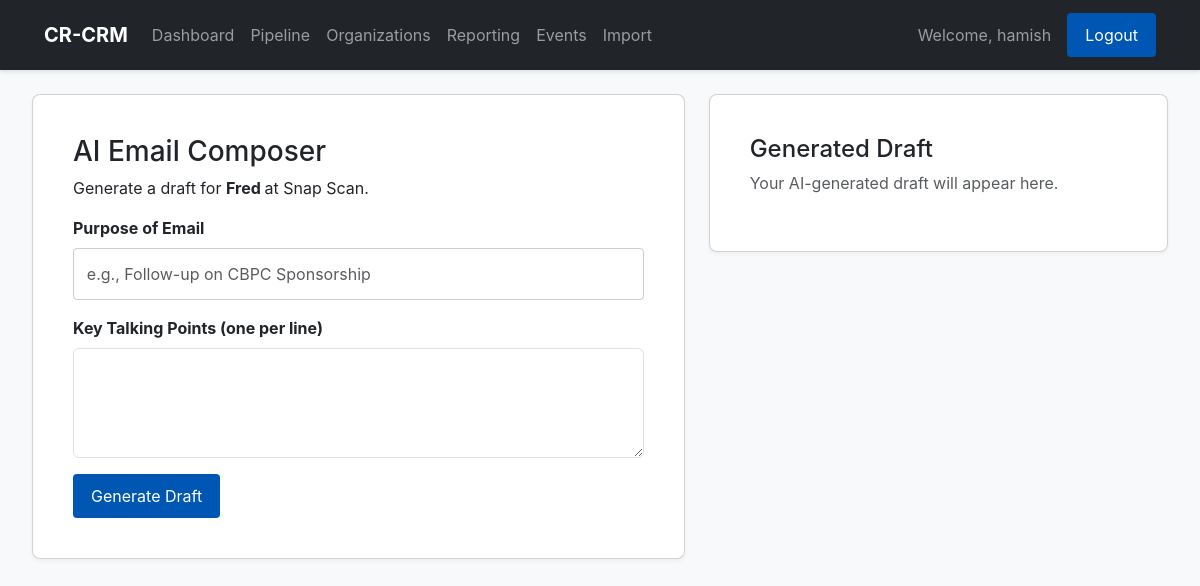
The app's page /contact/1/compose (signed in) with its own data.
### app.py (models this page shows, shortened)
class User(UserMixin, db.Model):
    id = db.Column(db.Integer, primary_key=True)
    username = db.Column(db.String(80), unique=True, nullable=False)
    email = db.Column(db.String(120), unique=True, nullable=False)
    password_hash = db.Column(db.String(256), nullable=False)
    organizations = db.relationship('Organization', backref='owner', lazy=True)
    deals = db.relationship('Deal', backref='owner', lazy=True)

class Contact(db.Model):
    id = db.Column(db.Integer, primary_key=True)
    name = db.Column(db.String(150), nullable=False)
    title = db.Column(db.String(200))
    email = db.Column(db.String(150))
    org_id = db.Column(db.Integer, db.ForeignKey('organization.id'), nullable=False)
    user_id = db.Column(db.Integer, db.ForeignKey('user.id'), nullable=False)
    interactions = db.relationship('Interaction', backref='contact', lazy='dynamic', cascade="all, delete-orphan")
    tasks = db.relationship('Task', backref='contact', lazy='dynamic', cascade="all, delete-orphan")
    deals = db.relationship('Deal', secondary=deal_contact_association, back_populates='contacts')

class Organization(db.Model):
    id = db.Column(db.Integer, primary_key=True)
    name = db.Column(db.String(200), nullable=False)
    country = db.Column(db.String(100))
    sponsorship_potential = db.Column(db.String(50), default='High (Sponsor Target)')
    strategic_notes = db.Column(db.Text)
    user_id = db.Column(db.Integer, db.ForeignKey('user.id'), nullable=False)
    contacts = db.relationship('Contact', backref='organization', lazy='dynamic', cascade="all, delete-orphan")
    deals = db.relationship('Deal', backref='organization', lazy='dynamic', cascade="all, delete-orphan")
    files = db.relationship('File', backref='organization', lazy='dynamic', cascade="all, delete-orphan")
    event_attendances = db.relationship('Attendee', backref='organization', lazy='dynamic', cascade="all, delete-orphan")
    custom_fields = db.relationship('CustomField', backref='organization', lazy=True, cascade="all, delete-orphan")
    files = db.relationship('File', backref='organization', lazy='dynamic', cascade="all, delete-orphan")

### app.py (the view, shortened to what this page needs)
@app.route('/contact/<int:contact_id>/compose', methods=['GET', 'POST'])
@login_required
def compose_email(contact_id):
    contact = Contact.query.get_or_404(contact_id)
    draft = ""
    return render_template('compose_email.html', contact=contact, draft=draft)

### app.py (called while the page is built)
@login_manager.user_loader
def load_user(user_id):
    return User.query.get(int(user_id))

### templates/compose_email.html (shortened to what this page needs)
{% extends "base.html" %}
{% block content %}
<div class="row">
    <div class="col-md-7">
        <div class="card">
            <div class="card-body">
                <h1 class="h3">AI Email Composer</h1>
                <p>Generate a draft for <strong>{{ contact.name }}</strong> at {{ contact.organization.name }}.</p>
                <form method="post">
                    <div class="mb-3">
                        <label for="purpose" class="form-label">Purpose of Email</label>
                        <input type="text" name="purpose" id="purpose" class="form-control" placeholder="e.g., Follow-up on CBPC Sponsorship" required>
                    </div>
                    <div class="mb-3">
                        <label for="key_points" class="form-label">Key Talking Points (one per line)</label>
                        <textarea name="key_points" id="key_points" class="form-control" rows="4" required></textarea>
                    </div>
                    <button type="submit" class="btn btn-primary">Generate Draft</button>
                </form>
            </div>
        </div>
    </div>
    <div class="col-md-5">
        <div class="card">
            <div class="card-body">
                <h2 class="h4">Generated Draft</h2>
                {% if draft %}
                <form action="{{ url_for('send_email', contact_id=contact.id) }}" method="post">
                    <textarea name="email_body" class="form-control" rows="15">{{ draft }}</textarea>
                    <button type="submit" class="btn btn-success w-100 mt-3">Send Email & Log Interaction</button>
                </form>
                {% else %}
                <p class="text-muted">Your AI-generated draft will appear here.</p>
                {% endif %}
            </div>
        </div>
    </div>
</div>
{% endblock %}

### templates/base.html (shortened to what this page needs)
<!DOCTYPE html>
<html lang="en">
<head>
    <link href="https://cdn.jsdelivr.net/npm/bootstrap@5.3.3/dist/css/bootstrap.min.css" rel="stylesheet">
    <link rel="stylesheet" href="{{ url_for('static', filename='css/style.css') }}">
</head>
<body style="background-color: #f8f9fa;">
    <nav class="navbar navbar-expand-lg navbar-dark bg-dark">
        <div class="container-fluid">
            <a class="navbar-brand fw-bold" href="{{ url_for('dashboard') }}">CR-CRM</a>
            <div class="collapse navbar-collapse" id="navbarNav">
                <ul class="navbar-nav me-auto mb-2 mb-lg-0">
                    <li class="nav-item">
                        <a class="nav-link" href="{{ url_for('dashboard') }}">Dashboard</a>
                    </li>
                    <li class="nav-item">
                        <a class="nav-link" href="{{ url_for('pipeline') }}">Pipeline</a>
                    </li>
                    <li class="nav-item">
                        <a class="nav-link" href="{{ url_for('organization_list') }}">Organizations</a>
                    </li>
                    <li class="nav-item">
                        <a class="nav-link" href="{{ url_for('reporting') }}">Reporting</a>
                    </li>
                    <li class="nav-item">
                        <a class="nav-link" href="{{ url_for('event_list') }}">Events</a>
                    </li>
                    <li class="nav-item">
                        <a class="nav-link" href="{{ url_for('import_data') }}">Import</a>
                    </li>
                </ul>
                {% if current_user.is_authenticated %}
                <span class="navbar-text me-3">
                    Welcome, {{ current_user.username }}
                </span>
                <a href="{{ url_for('logout') }}" class="btn btn-outline-light btn-sm">Logout</a>
                {% else %}
                <a href="{{ url_for('login') }}" class="btn btn-outline-light btn-sm">Login</a>
                {% endif %}
            </div>
        </div>
    </nav>
    <main class="container mt-4">
        {% block content %}{% endblock %}
    </main>
</body>
</html>

### static/css/style.css (style rules this page uses)
body { font-family: -apple-system, BlinkMacSystemFont, "Segoe UI", Roboto, "Helvetica Neue", Arial, sans-serif; margin: 0; background-color: #f4f7f6; color: #3a3b3c; }
.container { max-width: 1200px; margin: 2rem auto; padding: 0 2rem; }
h1, h2, h3 { color: #002346; margin-top: 0; }
a { color: #0056b3; text-decoration: none; }
.navbar { background-color: #002346; padding: 0.8rem 2rem; color: white; display: flex; align-items: center; justify-content: space-between; box-shadow: 0 2px 4px rgba(0,0,0,0.1); }
.navbar-brand { font-size: 1.25rem; font-weight: bold; }
.card { background-color: white; border-radius: 8px; padding: 1.5rem; box-shadow: 0 2px 4px rgba(0,0,0,0.05); margin-bottom: 2rem; }
label { display: block; margin-bottom: 0.5rem; font-weight: bold; }
input[type="text"], input[type="email"], input[type="password"], input[type="number"], input[type="date"], select, textarea { width: 100%; padding: 0.8rem; border: 1px solid #ccc; border-radius: 4px; box-sizing: border-box; font-size: 1rem; }
.button, .btn { display: inline-block; padding: 10px 18px; background-color: #0056b3; color: white !important; border: none; border-radius: 4px; cursor: pointer; font-size: 1rem; text-align: center; text-decoration: none; }

### records on screen
User: username "hamish"
Contact: name "Fred"
Organization: organization.name "Snap Scan"
